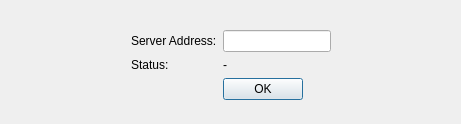
<?xml version="1.0" encoding="UTF-8"?>
<ui version="4.0">
 <class>LoginDialog</class>
 <widget class="QDialog" name="LoginDialog">
  <property name="geometry">
   <rect>
    <x>0</x>
    <y>0</y>
    <width>461</width>
    <height>124</height>
   </rect>
  </property>
  <property name="windowTitle">
   <string>Translator - Authentification</string>
  </property>
  <layout class="QGridLayout" name="gridLayout">
   <item row="1" column="3" colspan="2">
    <widget class="QLineEdit" name="address"/>
   </item>
   <item row="2" column="3" colspan="2">
    <widget class="QLabel" name="status">
     <property name="text">
      <string>-</string>
     </property>
    </widget>
   </item>
   <item row="2" column="1" colspan="2">
    <widget class="QLabel" name="label_2">
     <property name="text">
      <string>Status:</string>
     </property>
    </widget>
   </item>
   <item row="1" column="1" colspan="2">
    <widget class="QLabel" name="label">
     <property name="text">
      <string>Server Address:</string>
     </property>
    </widget>
   </item>
   <item row="3" column="3">
    <widget class="QPushButton" name="loginBtn">
     <property name="text">
      <string>OK</string>
     </property>
    </widget>
   </item>
   <item row="3" column="4" colspan="2">
    <spacer name="horizontalSpacer_3">
     <property name="orientation">
      <enum>Qt::Horizontal</enum>
     </property>
     <property name="sizeHint" stdset="0">
      <size>
       <width>40</width>
       <height>20</height>
      </size>
     </property>
    </spacer>
   </item>
   <item row="0" column="0" rowspan="3">
    <spacer name="horizontalSpacer_2">
     <property name="orientation">
      <enum>Qt::Horizontal</enum>
     </property>
     <property name="sizeHint" stdset="0">
      <size>
       <width>40</width>
       <height>20</height>
      </size>
     </property>
    </spacer>
   </item>
   <item row="0" column="5" rowspan="3">
    <spacer name="horizontalSpacer">
     <property name="orientation">
      <enum>Qt::Horizontal</enum>
     </property>
     <property name="sizeHint" stdset="0">
      <size>
       <width>40</width>
       <height>20</height>
      </size>
     </property>
    </spacer>
   </item>
   <item row="0" column="1" colspan="4">
    <spacer name="verticalSpacer_2">
     <property name="orientation">
      <enum>Qt::Vertical</enum>
     </property>
     <property name="sizeHint" stdset="0">
      <size>
       <width>20</width>
       <height>40</height>
      </size>
     </property>
    </spacer>
   </item>
   <item row="4" column="0" colspan="6">
    <spacer name="verticalSpacer">
     <property name="orientation">
      <enum>Qt::Vertical</enum>
     </property>
     <property name="sizeHint" stdset="0">
      <size>
       <width>20</width>
       <height>40</height>
      </size>
     </property>
    </spacer>
   </item>
   <item row="3" column="0" colspan="3">
    <spacer name="horizontalSpacer_4">
     <property name="orientation">
      <enum>Qt::Horizontal</enum>
     </property>
     <property name="sizeHint" stdset="0">
      <size>
       <width>40</width>
       <height>20</height>
      </size>
     </property>
    </spacer>
   </item>
  </layout>
 </widget>
 <resources/>
 <connections/>
</ui>
